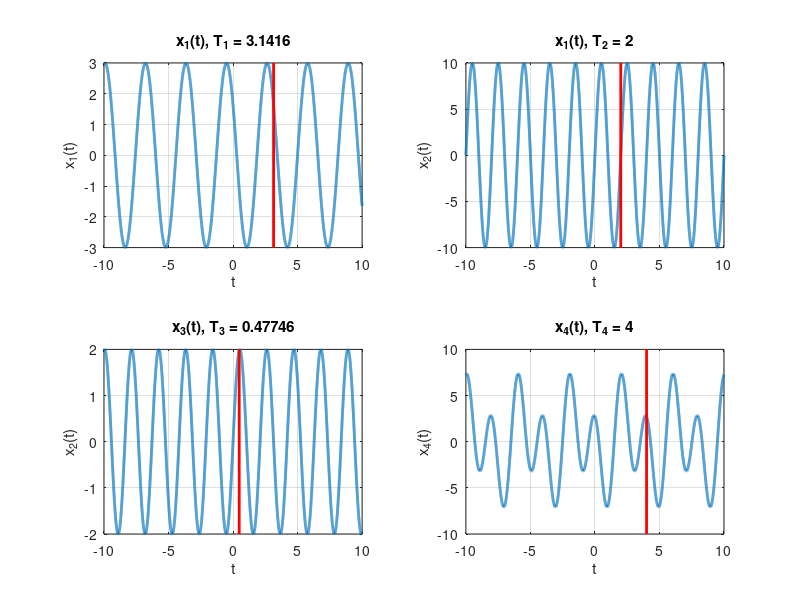
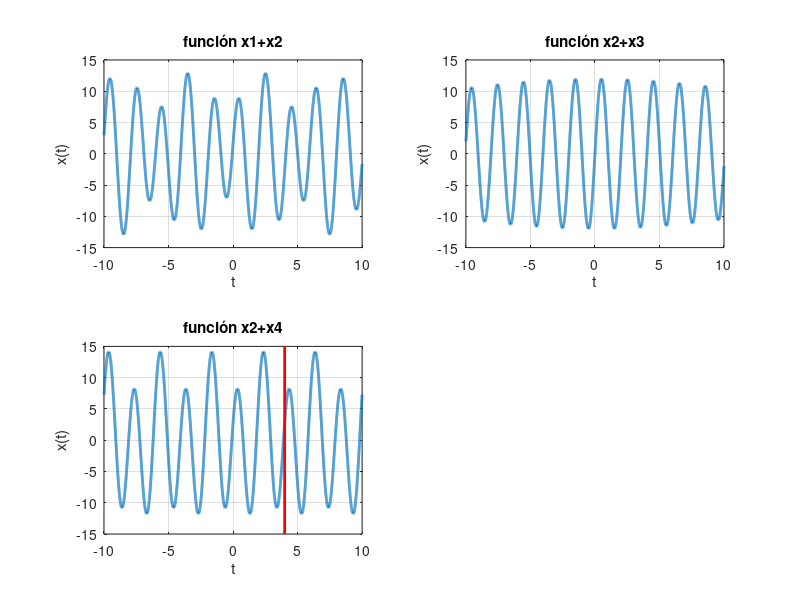

MATLAB code to generate these figures, in order:
% Ejemplo 1.3
Fs = 1000;
dt = 1/Fs;
t = -10:dt:10;%0.001

% Gráfica de la señal x1(t)
x1 = 3*cos(2*t+1);
figure;
subplot(221)
plot(t,x1,'LineWidth',2);
grid on;
xlabel('t')
ylabel('x_1(t)')
title ('función x_1(x)')
f1 = 1/pi;
T1 =1/f1;
title(['x_1(t), T_1 = ' num2str(T1)])
line([T1 T1],[-3 3],'Color','r','LineWidth',2) %Línea roja en t=T1

% Gráfica de la señal x2(t)
x2 = 10*sin(pi*t);
subplot(222)
plot(t,x2,'LineWidth',2);
grid on;
xlabel('t')
ylabel('x_2(t)')
title ('función x_2(x)')
f2 = 1/2;
T2 =1/f2;
title(['x_1(t), T_2 = ' num2str(T2)])
line([T2 T2],[-10 10],'Color','r','LineWidth',2) %Línea roja en t=T2

% Gráfica de la señal x3(t)
x3 = 2*sin(3*t+4*pi);
subplot(223)
plot(t,x3,'LineWidth',2);
grid on;
xlabel('t')
ylabel('x_2(t)')
title ('función x_2(x)')
f3 = 2*pi/3;
T3 =1/f3;
title(['x_3(t), T_3 = ' num2str(T3)])%la barra baja es para el subindice
line([T3 T3],[-2 2],'Color','r','LineWidth',2) %Línea roja en t=T3

% Gráfica de la señal x4(t)
x4 = 3*sin((pi/2)*t+4)+5*cos(pi*t);

subplot(224)
plot(t,x4,'LineWidth',2);
grid on;
xlabel('t')
ylabel('x_4(t)')
title ('función x_4(x)')
f4 = 1/4;
T4 =1/f4;
title(['x_4(t), T_4 = ' num2str(T4)])
line([T4 T4],[-10 10],'Color','r','LineWidth',2) %Línea roja en t=T4


figure;
subplot(221)
plot(t,x1+x2,'LineWidth',2);
grid on;
xlabel('t')
ylabel('x(t)')
title ('función x1+x2')

subplot(222)
plot(t,x2+x3,'LineWidth',2);
grid on;
xlabel('t')
ylabel('x(t)')
title ('función x2+x3')

subplot(223)
plot(t,x2+x4,'LineWidth',2);
T7=lcm(T2,T4)
line([T7 T7],[-15 15],'Color','r','LineWidth',2)
grid on;
xlabel('t')
ylabel('x(t)')
title ('función x2+x4')


w=T1/T2
v=T2/T3
u=T2/T4

%verificar si un numero es racional
[N,D]=rat(v)
R=N/D
if R==v
    disp('Es racional')
else disp('no es racional')
end


